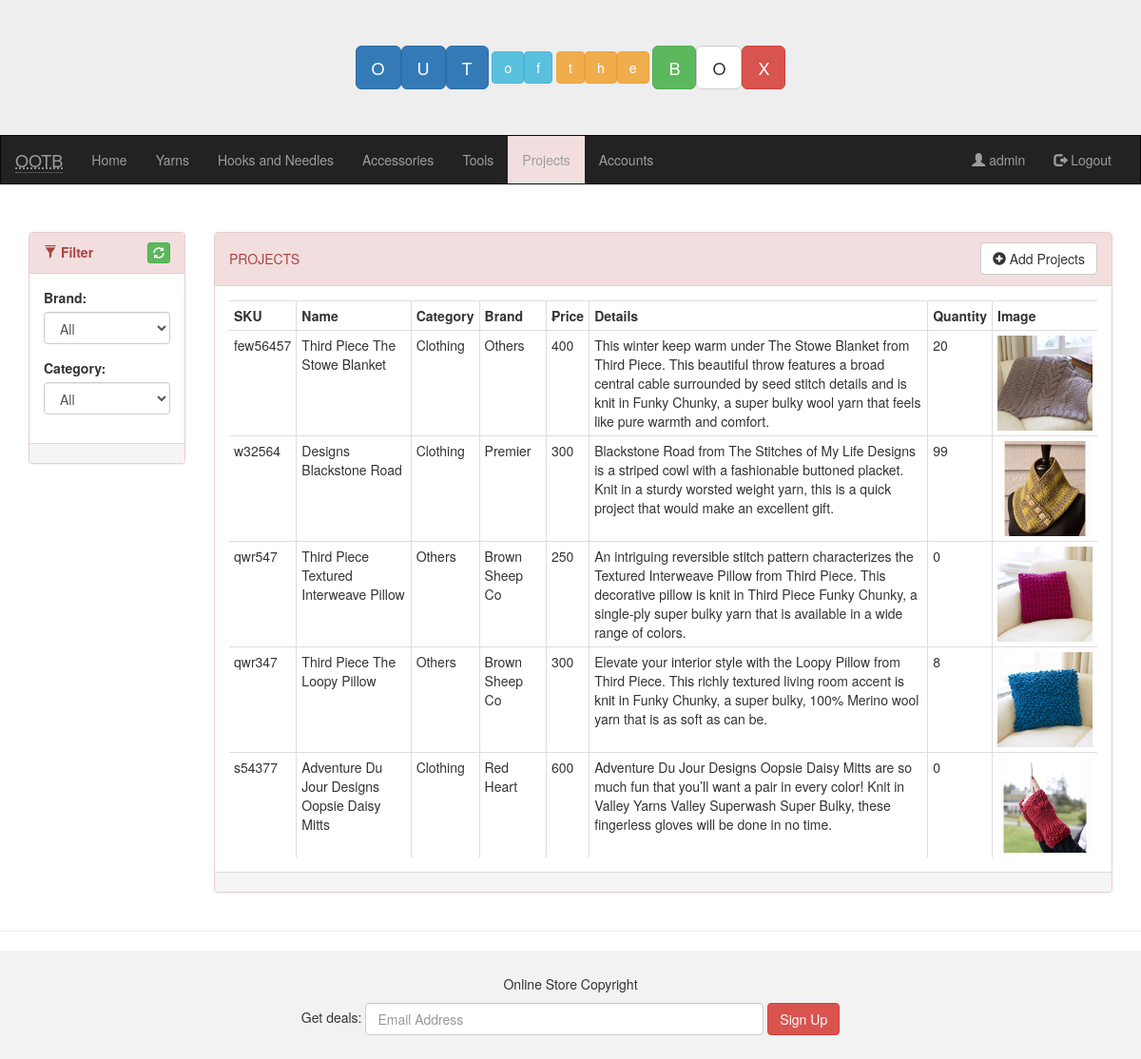
The app's page /ootb/admin/projects/index.php (signed in) with its own data.
### tables this page shows
CREATE TABLE `ootb_projects` (
  `product_id` int(11) NOT NULL,
  `product_sku` varchar(250) NOT NULL,
  `product_name` varchar(250) NOT NULL,
  `product_category` varchar(250) NOT NULL,
  `product_brand` varchar(250) NOT NULL,
  `product_details` varchar(1000) NOT NULL,
  `product_price` varchar(250) NOT NULL,
  `product_quantity` varchar(250) NOT NULL,
  `product_image` varchar(1000) NOT NULL
);

### ootb/admin/projects/index.php (the view, shortened to what this page needs)
<!DOCTYPE html>
<html lang="en">
<?php
 include("../../include/db.php");
  ?>
<head>
  <link rel="stylesheet" href="https://maxcdn.bootstrapcdn.com/bootstrap/3.3.7/css/bootstrap.min.css">
</head>
<body>
<div class="jumbotron">
  <div class="container text-center">
    <?php include('../../include/header.php'); ?>
  </div>
</div>
<nav class="navbar navbar-inverse">
  <div class="container-fluid">
    <div class="navbar-header">
      <a class="navbar-brand" href="#"><abbr title="Out of the Box">OOTB</abbr></a>
    </div>
    <div class="collapse navbar-collapse" id="myNavbar">
      <ul class="nav navbar-nav">
        <li><a href="../">Home</a></li>
        <li><a href="../yarns">Yarns</a></li>
        <li><a href="../hooks_needles">Hooks and Needles</a></li>
        <li><a href="../accessories">Accessories</a></li>
        <li><a href="../tools">Tools</a></li>
        <li class="bg-danger"><a href="#">Projects</a></li>
        <li><a href="../accounts">Accounts</a></li>
      </ul>
      <ul class="nav navbar-nav navbar-right">
        <li><a href="#admin"><span class="glyphicon glyphicon-user"></span> <?php echo $_SESSION['login_user']; ?></a></li>
        <li>
          <a href="../../include/logout_exe.php">
          <span class="glyphicon glyphicon-log-out"></span>
           Logout
           </a>
         </li>
      </ul>
    </div>
  </div>
</nav>
<div class="container">
  <div class="row">
    <div class="col-sm-2">
            <div class="panel panel-danger">
              <div class="panel-heading">
                <div class="row">
                      <div class="col-sm-8"><b><span class="glyphicon glyphicon-filter"></span> Filter</b></div>
                      <div class="col-sm-4"><a href="http://localhost/ootb/admin/projects/" class="btn btn-xs btn-success pull-right"><span class="glyphicon glyphicon-refresh"></span></a></div>
                 </div>
              </div>
              <div class="panel-body table-responsive">
                <form>
                  <div class="form-group">
                     <label for="filter_brand">Brand:</label>
                    <select class="form-control filteryarn" id="filter_brand">
                      <option value="all">All</option>
                    </select>
                  </div>
                  <div class="form-group">
                     <label for="filter_color">Category:</label>
                    <select class="form-control filteryarn" id="filter_type">
                      <option value="all">All</option>
                    </select>
                  </div>
                </form>
              </div>
              <div class="panel-footer"></div>
            </div>
    </div>
    <div class="col-sm-10">
      <div class="panel panel-danger">
        <div class="panel-heading">
        <div class="row">
            <div class="col-sm-6">
               <h5>PROJECTS</h5>
            </div>
            <div class="col-sm-6">
                <button type="button" class="btn btn-default pull-right" data-toggle="modal" data-target="#myModal3" data-backdrop="static"><span class="glyphicon glyphicon-plus-sign"></span> Add Projects</button>
            </div>
        </div>
        </div>
        <div class="panel-body table-responsive">
          <table class="table table-condensed table-hover table-bordered">
            <tr>
              <th>SKU</th>
              <th>Name</th>
              <th>Category</th>
              <th>Brand</th>
              <th>&#8369rice </th>
              <th>Details</th>
              <th>Quantity</th>
              <th>Image</th>
            </tr>
                          <?php
                    if (isset($_GET['Filter'])) {
                        if ($_GET['brand'] == "all") {
                        $pbrand = "";
                        }else{
                        $pbrand = $_GET['brand'];
                        }
                        if ($_GET['category'] == "all") {
                        $ptype = "";
                        }else{
                        $ptype = $_GET['category'];
                        }
                        $typequery = mysqli_query($con,"SELECT * FROM `ootb_projects` WHERE product_brand LIKE'%$pbrand%' AND product_category LIKE'%$ptype%'");
                    }else{
                            $typequery = mysqli_query($con,"SELECT * FROM `ootb_projects`");
                    }
                            while ($row = mysqli_fetch_assoc($typequery)) { ?>
                            <tr data-toggle="modal" data-target="#myModaledit" class="medit" data-backdrop="static"
                             data-id="<?php echo $row['product_id']; ?>" data-sku="<?php echo $row['product_sku']; ?>" data-name="<?php echo $row['product_name']; ?>" data-style="<?php echo $row['product_category']; ?>" data-brand="<?php echo $row['product_brand']; ?>" data-price="<?php echo $row['product_price']; ?>" data-quantity="<?php echo $row['product_quantity']; ?>" data-details="<?php echo $row['product_details']; ?>" data-image="<?php echo $row['product_image']; ?>">
                            <td><?php echo $row['product_sku']; ?></td>
                            <td><?php echo $row['product_name']; ?></td>
                            <td><?php echo $row['product_category']; ?></td>
                            <td><?php echo $row['product_brand']; ?></td>
                            <td><?php echo $row['product_price']; ?></td>
                            <td><?php echo $row['product_details']; ?></td>
                            <td><?php echo $row['product_quantity']; ?></td>
                            <td>
                                <img src="../../images/<?php echo $row['product_image']; ?>" width="100px">
                            </td>
                            </tr>
                          <?php  }
                           ?>
          </table>
        </div>
        <div class="panel-footer"></div>
      </div>
    </div>
  </div>
</div>
<hr/>
<footer class="container-fluid text-center">
  <p>Online Store Copyright</p>
  <form class="form-inline">Get deals:
    <input type="email" class="form-control" size="50" placeholder="Email Address">
    <button type="button" class="btn btn-danger">Sign Up</button>
  </form>
</footer>
</body>
</html>

### ootb/admin/projects/index.php (style rules this page uses)
.navbar { margin-bottom: 50px; border-radius: 0; }
.jumbotron { margin-bottom: 0; }
footer { background-color: #f2f2f2; padding: 25px; }

### records on screen
ootb_projects: product_sku "few56457", product_name "Third Piece The Stowe Blanket", product_category "Clothing", product_brand "Others", product_price "400", product_details "This winter keep warm under The Stowe Blanket from Third Piece. This beautiful throw features a broad central cable surrounded by seed stitch details and is knit in Funky Chunky, a super bulky wool yarn that feels like pure warmth and comfort.", product_quantity "20", product_image (placeholder picture)
ootb_projects: product_sku "w32564", product_name "Designs Blackstone Road", product_category "Clothing", product_brand "Premier", product_price "300", product_details "Blackstone Road from The Stitches of My Life Designs is a striped cowl with a fashionable buttoned placket. Knit in a sturdy worsted weight yarn, this is a quick project that would make an excellent gift.", product_quantity "99", product_image (picture)
ootb_projects: product_sku "qwr547", product_name "Third Piece Textured Interweave Pillow", product_category "Others", product_brand "Brown Sheep Co", product_price "250", product_details "An intriguing reversible stitch pattern characterizes the Textured Interweave Pillow from Third Piece. This decorative pillow is knit in Third Piece Funky Chunky, a single-ply super bulky yarn that is available in a wide range of colors.", product_quantity "0", product_image (picture)
ootb_projects: product_sku "qwr347", product_name "Third Piece The Loopy Pillow", product_category "Others", product_brand "Brown Sheep Co", product_price "300", product_details "Elevate your interior style with the Loopy Pillow from Third Piece. This richly textured living room accent is knit in Funky Chunky, a super bulky, 100% Merino wool yarn that is as soft as can be.", product_quantity "8", product_image (picture)
ootb_projects: product_sku "s54377", product_name "Adventure Du Jour Designs Oopsie Daisy Mitts", product_category "Clothing", product_brand "Red Heart", product_price "600", product_details "Adventure Du Jour Designs Oopsie Daisy Mitts are so much fun that you’ll want a pair in every color! Knit in Valley Yarns Valley Superwash Super Bulky, these fingerless gloves will be done in no time.", product_quantity "0", product_image (picture)

### other values on screen
$_SESSION['login_user'] "admin"
